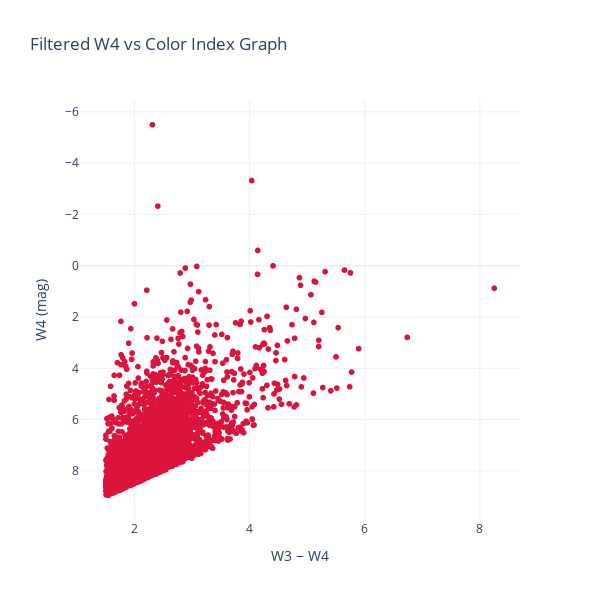

Source (notebook cell):
### Code cell
import pandas as pd
import plotly.express as px

path = "../Data/wise_data.csv"
table = pd.read_csv(path)

fig = px.scatter(
    table,
    x="W3 - W4",
    y="W4",
    hover_data=["ra", "dec"],
    color_discrete_sequence=["crimson"],
    title="Filtered W4 vs Color Index Graph",
    labels={"W3 - W4": r"W3 − W4", "W4": "W4 (mag)"}
)

# Invert the Y axis (WISE mags: lower = brighter)
fig.update_layout(
    yaxis=dict(autorange="reversed"),
    xaxis_title=r"W3 − W4",
    yaxis_title="W4 (mag)",
    template="plotly_white",
    autosize=False,
    width=600,   
    height=600
)

fig.show()

### Figure 1 — Plotly figure (JSON) as saved in the notebook; plotly's stock layout.template omitted (floating-point values rounded to 4 significant figures; data arrays with more than 128 entries replaced by an {"elided": "..."} marker saying what was removed)
{"data": [{"customdata": {"elided": "3376x2 float values"}, "hovertemplate": "W3 − W4=%{x}<br>W4 (mag)=%{y}<br>ra=%{customdata[0]}<br>dec=%{customdata[1]}<extra></extra>", "legendgroup": "", "marker": {"color": "crimson", "symbol": "circle"}, "mode": "markers", "name": "", "showlegend": false, "type": "scattergl", "x": {"elided": "3376 float values"}, "xaxis": "x", "y": {"elided": "3376 float values"}, "yaxis": "y"}], "layout": {"autosize": false, "height": 600, "legend": {"tracegroupgap": 0}, "title": {"text": "Filtered W4 vs Color Index Graph"}, "width": 600, "xaxis": {"anchor": "y", "autorange": true, "domain": [0, 1], "range": [1.055, 8.696], "title": {"text": "W3 − W4"}, "type": "linear"}, "yaxis": {"anchor": "x", "autorange": true, "domain": [0, 1], "range": [9.913, -6.463], "title": {"text": "W4 (mag)"}, "type": "linear"}}}
